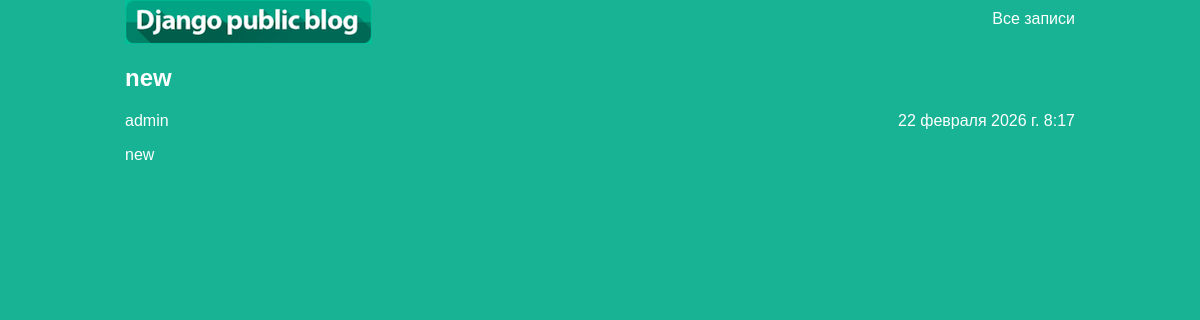
The app's page /article/4/ with its own data.
### articles/models.py (models this page shows, shortened)
class Article(models.Model):
    title = models.CharField(max_length=200)
    author = models.ForeignKey(User, on_delete=models.CASCADE)
    text = models.TextField()
    created_date = models.DateTimeField(auto_now_add=True)
    def get_excerpt(self) -> str:
        return f"{self.text[:140]}..." if len(self.text) > 140 else self.text

### articles/views.py (the view)
# urls.py: path('article/<int:article_id>/', views.get_article, name='get_article'),
def get_article(request, article_id):
    try:
        post = Article.objects.get(id=article_id)
        return render(request, "article.html", {"post": post})
    except Article.DoesNotExist:
        raise Http404

### articles/templates/article.html (shortened to what this page needs)
{% load static %}
<link rel="stylesheet" href="{% static 'css/article.css' %}">
<body class="article">
    <div class="article-header">
    <img src="{% static 'img/dpb-logo.png' %}" alt="логотип"/>
    <a href="{% url 'archive' %}">
        Все записи
    </a>
</div>
<div class="archive">
    <div class="one-post">
        <h2 class="post-title">
            <a href="{% url 'get_article' post.id %}">
                {{ post.title }}
            </a>
        </h2>
        <div class="article-info">
            <div class="article-author">{{ post.author.username }}</div>
            <div class="article-created-date">{{ post.created_date }}</div>
        </div>
        <p class="article-text">{{ post.get_excerpt }}</p>
    </div>
</div>
</body>

### articles/static/css/article.css (style rules this page uses)
body { background: #17b394; font-family: Tahoma, Arial, sans-serif; color: #ffffff; margin: 0; }
.archive { max-width: 950px; margin: 0 auto; }
.post-title a { color: #ffffff; text-decoration: none; }
.article-author { width: 50%; float: left; }
.article-created-date { text-align: right; }
.article-header { display: flex; justify-content: space-between; align-items: flex-start; max-width: 950px; margin: 0 auto 20px; }
.article-header a { color: #ffffff; margin-top: 10px; text-decoration: none; }

### records on screen
Article: title "new", author.username "admin", created_date "22 февраля 2026 г. 8:17", get_excerpt "new"
